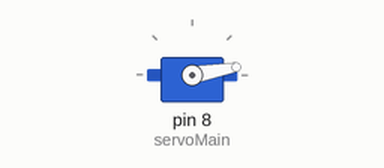
The sketch below on a simulated Arduino Uno, built with avr-gcc and run on an emulated ATmega328P. Parts: servo.

Above: at 0.05 s.
At 2.75 s:
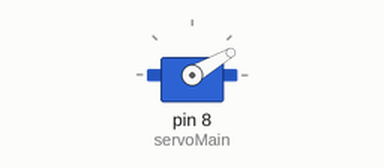
At 5.5 s:
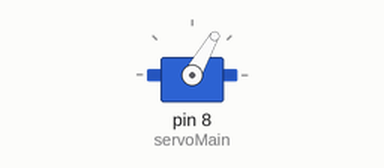
At 11.0 s:
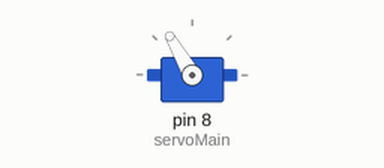
Timing chart, 0 to 14.3 s (numbered marks = the images above):
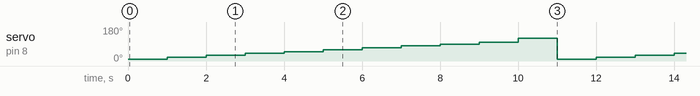

The sketch:

sketch_sep28a.ino
```cpp
/* Arduino Servo Test sketch */
#include <Servo.h>
Servo servoMain; // Define our Servo
void setup()
{
servoMain.attach(8); // servo on digital pin 10
}
void loop()
{
  servoMain.write(10);
  delay(1000);
  servoMain.write(20);
 delay(1000);
   servoMain.write(30);
  delay(1000);
  servoMain.write(40);
  delay(1000);
   servoMain.write(50);
  delay(1000);
  servoMain.write(60);
  delay(1000);
  servoMain.write(70);
 delay(1000);
   servoMain.write(80);
  delay(1000);
  servoMain.write(90);
  delay(1000);
   servoMain.write(100);
  delay(1000);
  servoMain.write(110);

   servoMain.write(120);
  delay(1000);
  servoMain.write(130);
}
```

Measured:
- by itself, servo on pin 8 (servoMain): repeats every 11.0 s: 30° 1.0 s, 40° 1.0 s, 50° 1.0 s, 60° 1.0 s, 70° 1.0 s, 80° 1.0 s, 90° 1.0 s, 100° 1.0 s, 120° 1.0 s, 10° 1.0 s, 20° 1.0 s
